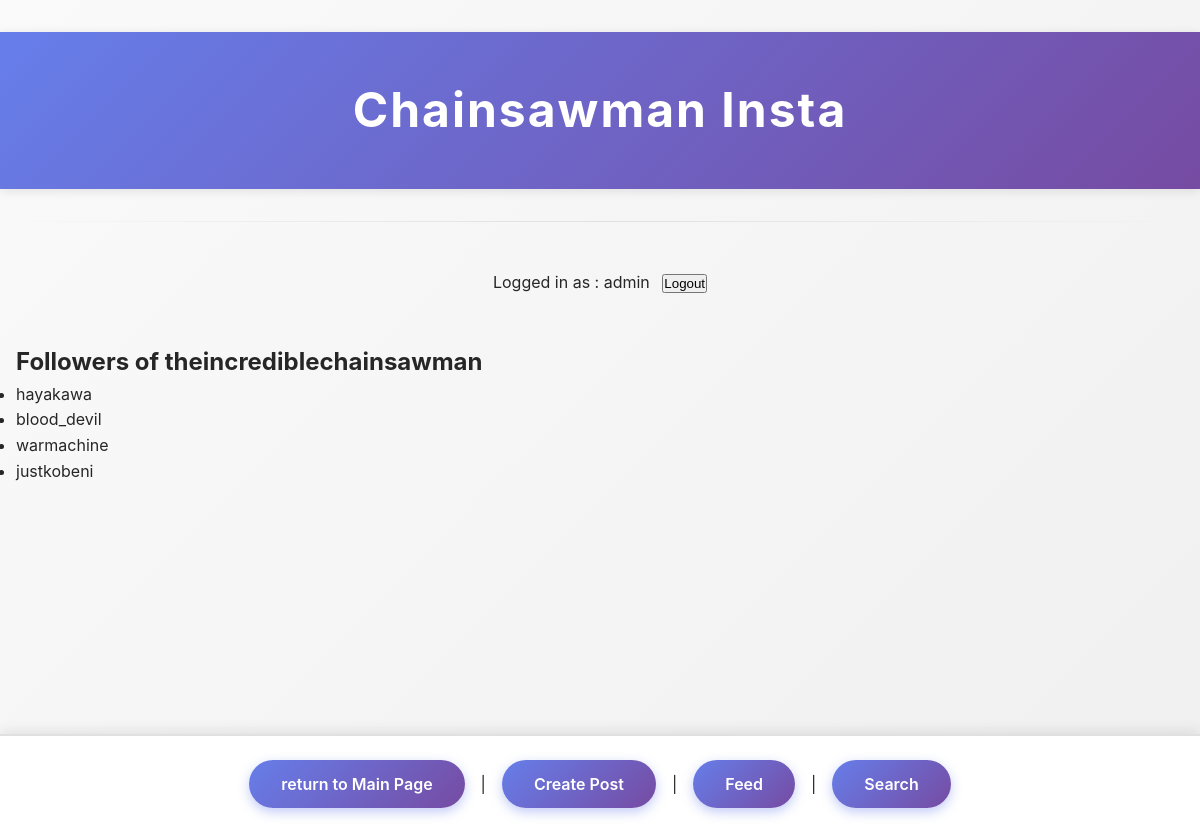
The app's page /mini_insta/profile/1/followers (signed in) with its own data.
### mini_insta/models.py (models this page shows, shortened)
class Profile(models.Model):
    username = models.TextField(blank=True)
    display_name = models.TextField(blank=True)
    profile_image_url = models.URLField(blank=True)
    bio_text = models.TextField(blank=True)
    join_date = models.DateTimeField(auto_created=True)
    user = models.ForeignKey(User, on_delete=models.CASCADE)
    def get_followers(self):
        followers = Follow.objects.filter(profile=self)
        return [follow.follower_profile for follow in followers]

### mini_insta/views.py (the view)
# urls.py: path('profile/<int:pk>/followers', ShowFollowersDetailView.as_view(), name='show_followers'),
class ShowFollowersDetailView(DetailView):
    model = Profile
    template_name = "mini_insta/show_followers.html"
    context_object_name = 'profile'

### mini_insta/templates/mini_insta/show_followers.html
{% extends 'mini_insta/base.html' %} {% block content%}
<div class="followers-container">
  <h2>Followers of {{ profile.username }}</h2>
  <ul>
    {% for follower in profile.get_followers %}
    <li>{{ follower.username }}</li>
    {% empty %}
    <li>No followers yet.</li>
    {% endfor %}
  </ul>
</div>
{% endblock %}

### mini_insta/templates/mini_insta/base.html (shortened to what this page needs)
{% load static %}
<html>
  <head>
    <link rel="stylesheet" href="{%static 'styles-insta.css' %}?v=5" />
  </head>
  <body>
    <header class="app-header">
      <h1>Chainsawman Insta</h1>
    </header>
    <hr />
    <div class="auth-status">
      {% if request.user.is_authenticated %} Logged in as : {{request.user}}
      <form method="post" action="{% url 'logout' %}">
        <button type="submit">Logout</button>
      </form>
      {% else %} Not logged in | <a href="{% url 'login' %}">Login</a> |
      <a href="{% url 'create_profile' %}">Create Profile</a>
      {% endif %}
    </div>
    {% block content %} {% endblock %}
    <footer>
      <a href="{% url 'profiles' %}"> return to Main Page </a>
      {% if request.user.is_authenticated %} |
      <a href="{% url 'create_post' %}"> Create Post </a> |
      <a href="{% url 'show_feed' %}"> Feed </a> |
      <a href="{% url 'search' %}"> Search </a>
      {% endif %}
    </footer>
  </body>
</html>

### static/styles-insta.css (style rules this page uses)
* { margin: 0; padding: 0; box-sizing: border-box; }
:root { --footer-height: 88px; }
body { font-family: -apple-system, BlinkMacSystemFont, 'Segoe UI', Roboto, 'Helvetica Neue', sans-serif; background: linear-gradient(135deg, #fafafa 0%, #f0f0f0 100%); color: #262626; line-height: 1.6; min-height: 100vh; padding-bottom: calc(var(--footer-height) + 16px); }
.app-header h1 { text-align: center; font-size: 2.5rem; font-weight: 700; letter-spacing: 2px; padding: 2rem 1rem; background: linear-gradient(135deg, #667eea 0%, #764ba2 100%); color: white; box-shadow: 0 2px 10px rgba(0, 0, 0, 0.1); margin-bottom: 2rem; }
.auth-status { text-align: center; margin: 0 0 1rem; }
.auth-status form { display: inline-block; width: auto; margin: 0 0 0 0.5rem; padding: 0; box-shadow: none; background: transparent; }
h1 { text-align: center; font-size: 2rem; font-weight: 600; margin: 2rem 0; color: #262626; }
body > div { max-width: 1200px; margin: 0 auto; padding: 1rem; }
hr { border: none; height: 1px; background: linear-gradient(90deg, transparent, #e0e0e0, transparent); margin: 2rem 0; }
footer, body > footer { position: fixed !important; left: 0 !important; right: 0 !important; bottom: 0 !important; z-index: 9999 !important; width: 100% !important; min-height: var(--footer-height) !important; text-align: center; padding: 1.5rem 2rem; margin: 0 !important; background: white !important; border-top: 2px solid #e0e0e0; box-shadow: 0 -4px 12px rgba(0, 0, 0, 0.08); font-size: 1rem; line-height: 1.5; display: flex !important; align-items: center !important; justify-content: center !important; flex-wrap: wrap; gap: 1rem; }
footer a, body > footer a { color: white !important; background: linear-gradient(135deg, #667eea 0%, #764ba2 100%) !important; text-decoration: none !important; padding: 0.75rem 2rem !important; border-radius: 25px !important; font-weight: 600 !important; font-size: 1rem !important; display: inline-block !important; white-space: nowrap !important; transition: transform 0.3s ease, box-shadow 0.3s ease; box-shadow: 0 4px 12px rgba(102, 126, 234, 0.4) !important; }
body > footer::before, body > footer::after { content: '' !important; display: none !important; }
@media (min-width: 768px) { .app-header h1 { font-size: 3rem; padding: 2.5rem 2rem; } }
a { color: #667eea; text-decoration: none; transition: color 0.3s ease; }
form { max-width: 600px; margin: 2rem auto; background: white; padding: 2rem; border-radius: 12px; box-shadow: 0 4px 12px rgba(0, 0, 0, 0.08); display: block; width: 100%; }

### records on screen
Profile: username "theincrediblechainsawman"
Profile: username "hayakawa"
Profile: username "blood_devil"
Profile: username "warmachine"
Profile: username "justkobeni"

### other values on screen
{{ request.user }} "admin"
